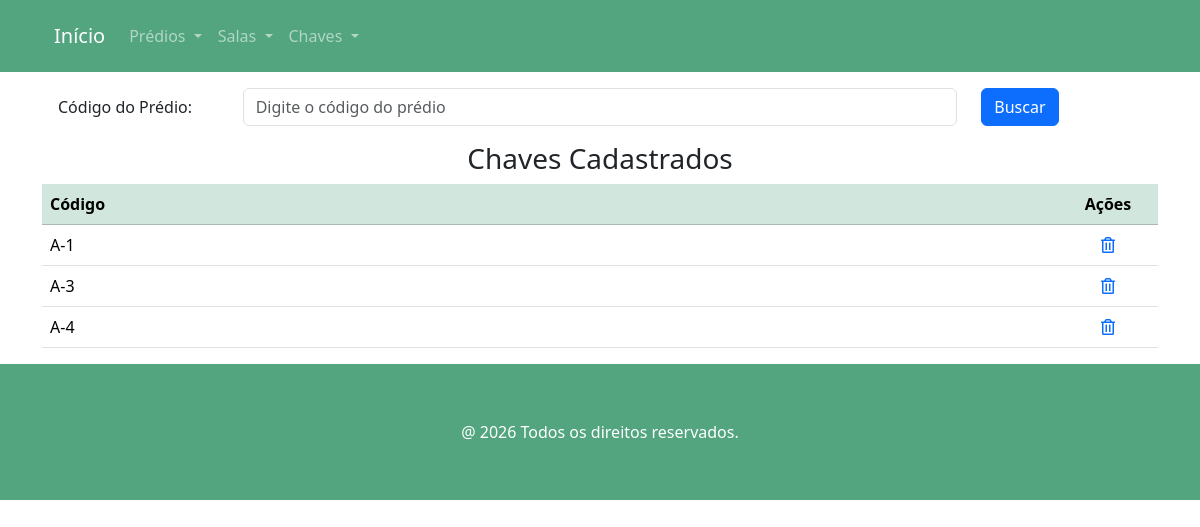
The app's page /chaves, older data.
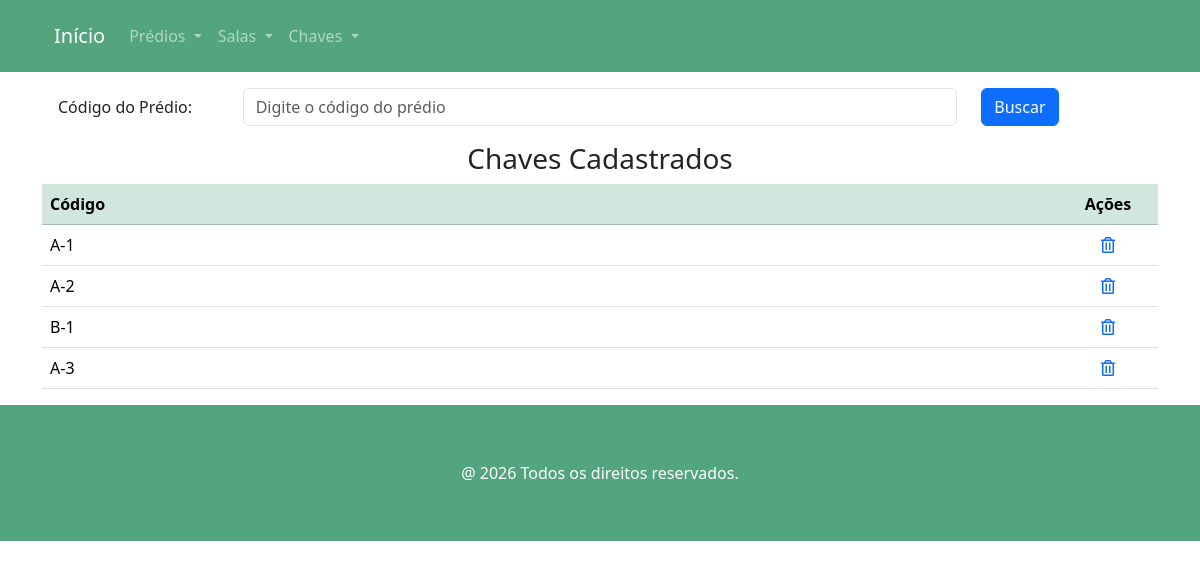
The same page, newer data.
### chave/models.py (models this page shows, shortened)
class Chave(models.Model):
    codigo = models.CharField(max_length=9, unique=True)
    numero = models.CharField("Número", max_length=3, help_text="Número da Chave", validators=[RegexValidator(regex=r'\b[0-9]{2}\b',)])
    class Meta:
        verbose_name = "Chave"
        verbose_name_plural = "Chaves"

### chave/views.py (the view)
# urls.py: path('chaves', ChaveView.as_view(), name='chaves'),
class ChaveView(ListView):
    model = Chave
    template_name = 'chaves.html'
    def get_queryset(self):
        buscar = self.request.GET.get('buscar')
        qs = super(ChaveView, self).get_queryset()
        if buscar:
            return qs.filter(codigo__icontains=buscar)
        if qs.count() == 0:
            return messages.info(self.request,'Não existem chaves cadastrados!')
        else:
            return qs

### chave/templates/chaves.html
{%  extends 'main.html' %}
{% load django_bootstrap5 %}
{% load static %}
{% block content %}
<section class="section">
        <div class="container">
            <form action="" method="GET">
                <div class="form-group row p-3">
                    <label class="col-sm-2 col-form-label">Código do Prédio: </label>
                    <div class="col-sm-8">
                        <input class="form-control" type="text" name="buscar" value="{{ request.GET.buscar }}"
                               placeholder="Digite o código do prédio">
                    </div>
                    <div class="col-sm-2">
                        <button type="submit" class="btn btn-primary">
                            Buscar
                        </button>
                    </div>
                </div>
            </form>
        {% if object_list %}
                <div class="card-body">
                    <h3 class="text-center">Chaves Cadastrados</h3>
                    <div class="table-responsive">
                        <table class="table table-hover">
                            <thead class="table-success">
                                <th>Código</th>
                                <th style="width: 100px; text-align: center">Ações</th>
                            </thead>
                            <tbody>
                            {% for chave in object_list %}
                                    <tr>
                                        <td>{{ chave.codigo }}</td>
                                        <td style="text-align: center">
                                            <a href="{% url 'chave_apagar' chave.pk %}">
                                                <span class="icon">
                                                    <i class="far fa-trash-alt"></i>
                                                </span>
                                            </a>
                                        </td>
                                    </tr>
                            {% endfor %}
                            </tbody>
                        </table>
                    </div>
                </div>
        {% endif %}
        </div>
    </section>
{% endblock %}

Row changes from the older to the newer data that the page shows:
removed Chave: codigo "A-4"
added Chave: codigo "A-2"
added Chave: codigo "B-1"
